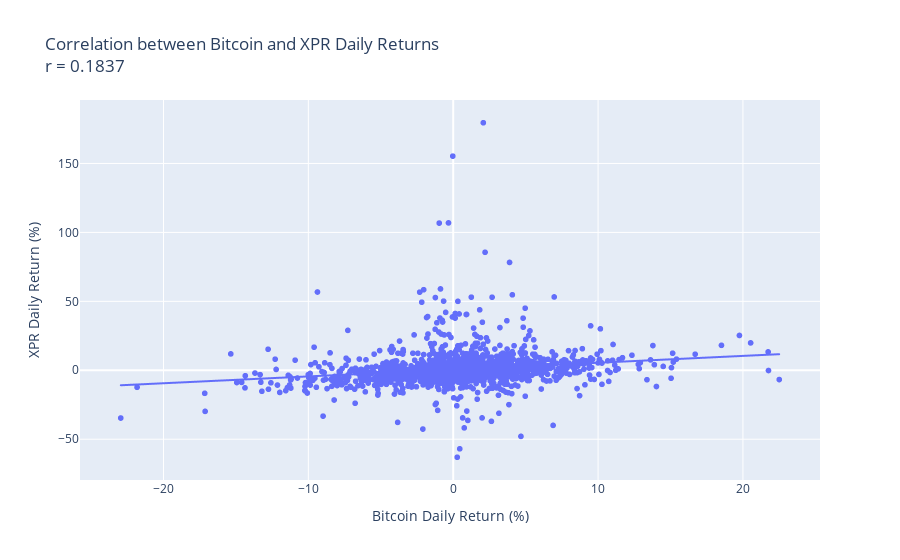
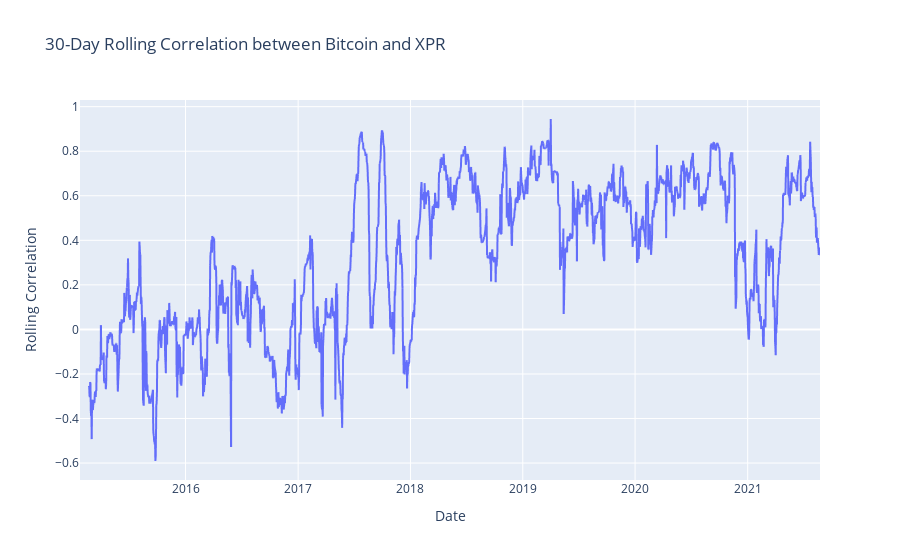

Source (notebook cell) for these figures, in order:
### Markdown cell above
From the first plot above, we can see that Bitcoin and Ethereum have a moderately positive correlation of r = 0.4992 between their daily return percentages over the years that both coins have been active in the market. This means that changes in Bitcoin prices are not heavily correlated to those in Ethereum prices. This correlation could be due to a third factor like the economic health, which would cause similar rises and drops in most major cryptocurrencies. Also, by looking at the 30-day rolling correlation, we can see that at the start of the younger coin's activity, the correlation between their daily return percentages was changing drastically. This is likely due to the fact that newer cryptocurrencies are highly volatile and the newer coin at the time was seeing drastic price changes. However, as time passed and both coins stabilized in their volatility, we see the correlation between daily return percentage between Bitcoin and Ethereum stay mainly around r = 0.500 and r = 0.690.

### Code cell
btc = pd.read_csv(path1)

btc["DateTime"] = pd.to_datetime(btc["Timestamp"], unit="s")
btc = btc.sort_values("DateTime")

btc_daily = (
    btc.resample("1D", on="DateTime")
       .agg({"Open": "first", "High": "max", "Low": "min", "Close": "last", "Volume": "sum"})
       .dropna()
       .reset_index()
)
btc_daily.rename(columns={"DateTime": "Date"}, inplace=True)

t50 = pd.read_csv(path2)

t50["Date"] = pd.to_datetime(t50["Date"])
t50 = t50.sort_values("Date").reset_index(drop=True)

coin_name = "XPR"
coin = t50[t50["Currency_Name"] == coin_name].copy()

coin["Price"] = coin["Price"].replace(",", "", regex=True).astype(float)
btc_daily["Close"] = btc_daily["Close"].astype(float)

btc_daily["BTC_Return"] = btc_daily["Close"].pct_change() * 100
coin["Coin_Return"] = coin["Price"].pct_change() * 100

merged = pd.merge(
    btc_daily[["Date", "BTC_Return"]],
    coin[["Date", "Coin_Return"]],
    on="Date",
    how="inner"
).dropna().reset_index(drop=True)

correlation = merged["BTC_Return"].corr(merged["Coin_Return"])
print(f"Correlation between Bitcoin and {coin_name} daily returns: {correlation:.4f}")

fig = px.scatter(
    merged,
    x="BTC_Return",
    y="Coin_Return",
    trendline="ols",
    title=f"Correlation between Bitcoin and {coin_name} Daily Returns<br>r = {correlation:.4f}",
    labels={
        "BTC_Return": "Bitcoin Daily Return (%)",
        "Coin_Return": f"{coin_name} Daily Return (%)"
    }
)
fig.show()

merged["RollingCorr"] = merged["BTC_Return"].rolling(window=30).corr(merged["Coin_Return"])

fig2 = px.line(
    merged,
    x="Date",
    y="RollingCorr",
    title=f"30-Day Rolling Correlation between Bitcoin and {coin_name}",
    labels={"RollingCorr": "Rolling Correlation"}
)
fig2.show()

### Figure 1 — Plotly figure (JSON) as saved in the notebook; plotly's stock layout.template omitted (floating-point values rounded to 4 significant figures; data arrays with more than 128 entries replaced by an {"elided": "..."} marker saying what was removed)
{"data": [{"hovertemplate": "Bitcoin Daily Return (%)=%{x}<br>XPR Daily Return (%)=%{y}<extra></extra>", "legendgroup": "", "marker": {"color": "#636efa", "symbol": "circle"}, "mode": "markers", "name": "", "showlegend": false, "type": "scattergl", "x": {"elided": "2406 float values"}, "xaxis": "x", "y": {"elided": "2406 float values"}, "yaxis": "y"}, {"hovertemplate": "<b>OLS trendline</b><br>Coin_Return = 0.495983 * BTC_Return + 0.506008<br>R<sup>2</sup>=0.033755<br><br>Bitcoin Daily Return (%)=%{x}<br>XPR Daily Return (%)=%{y} <b>(trend)</b><extra></extra>", "legendgroup": "", "marker": {"color": "#636efa", "symbol": "circle"}, "mode": "lines", "name": "", "showlegend": false, "type": "scattergl", "x": {"elided": "2406 float values"}, "xaxis": "x", "y": {"elided": "2406 float values"}, "yaxis": "y"}], "layout": {"legend": {"tracegroupgap": 0}, "title": {"text": "Correlation between Bitcoin and XPR Daily Returns<br>r = 0.1837"}, "xaxis": {"anchor": "y", "domain": [0, 1], "title": {"text": "Bitcoin Daily Return (%)"}}, "yaxis": {"anchor": "x", "domain": [0, 1], "title": {"text": "XPR Daily Return (%)"}}}}

### Figure 2 — Plotly figure (JSON) as saved in the notebook; plotly's stock layout.template omitted (floating-point values rounded to 4 significant figures; data arrays with more than 128 entries replaced by an {"elided": "..."} marker saying what was removed)
{"data": [{"hovertemplate": "Date=%{x}<br>Rolling Correlation=%{y}<extra></extra>", "legendgroup": "", "line": {"color": "#636efa", "dash": "solid"}, "marker": {"symbol": "circle"}, "mode": "lines", "name": "", "showlegend": false, "type": "scattergl", "x": {"elided": "2406 str values"}, "xaxis": "x", "y": {"elided": "2406 float values"}, "yaxis": "y"}], "layout": {"legend": {"tracegroupgap": 0}, "title": {"text": "30-Day Rolling Correlation between Bitcoin and XPR"}, "xaxis": {"anchor": "y", "domain": [0, 1], "title": {"text": "Date"}}, "yaxis": {"anchor": "x", "domain": [0, 1], "title": {"text": "Rolling Correlation"}}}}
